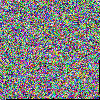
Frame 1 (no input)
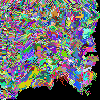
Frame 60 (the mouse pressed at the canvas centre just before this capture)
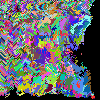
Frame 120 (the mouse held since frame 60 and released just before this capture)

The Processing sketch that drew these frames (run headless with seeded random() and noise(); from frame 60 on, the mouse is pressed at the canvas centre):

// Processing sketch: processing_3694
// ── processing_3694.pde

int x,y,i,w=512;
void setup(){
for(i=0;++i<w*w;)set(i%w,i/w,-1^r(1<<24));}
void draw(){
for(i=0;++i<w;){x=y;y=r(w);
set(x+r(3)-1,y+r(3)-1,get(x,y,r(99),r(99)));}}
int r(int a){return int(random(a));}
